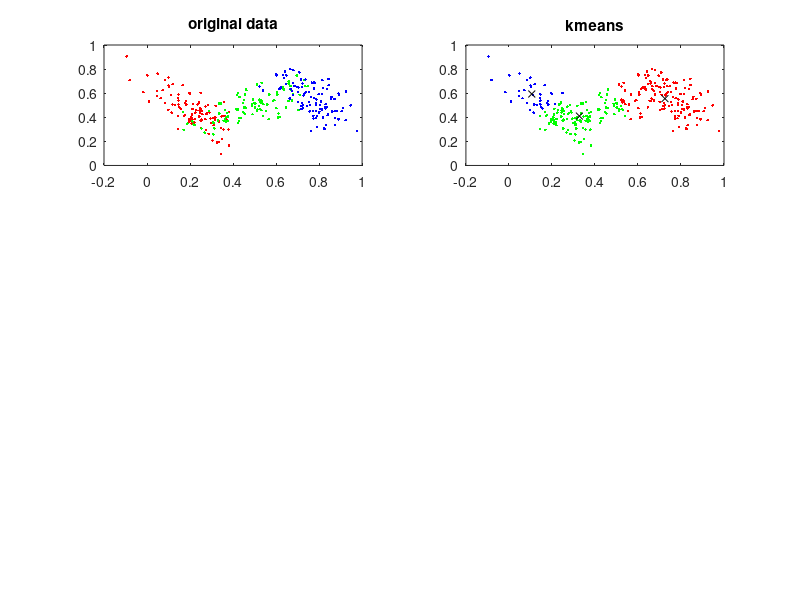

Recreate this plot in MATLAB. (Note: this script raises an error after producing the figure.)
%% 3 mixture of gaussian kmeans and EM comparison
clc
clear
rng(4)
mu1 = [0.22 0.45];
mu2=[0.5 0.5];
mu3=[0.77 0.55];
Sigma2 = [0.018  0.01 ;  0.01 0.011];
Sigma1 = [0.011 -0.01 ; -0.01 0.018];
Sigma3 = Sigma1;
mixmat = [0.5 0.3 0.2]';
r1=mvnrnd(mu1,Sigma1,100);
r2=mvnrnd(mu2,Sigma2,100);
r3=mvnrnd(mu3,Sigma3,100);
figure(1)
subplot(3,2,1)
plot(r1(:,1),r1(:,2),'.r')
hold on
plot(r2(:,1),r2(:,2),'.g')
plot(r3(:,1),r3(:,2),'.b')
title('original data')
x_data=[r1;r2;r3];
y_data=[ones(100,1);2*ones(100,1);3*ones(100,1)];
[y_k_means,C]=kmeans(x_data,3);
subplot(3,2,2)
plot(x_data(y_k_means==1,1),x_data(y_k_means==1,2),'b.')
hold on
plot(C(1,1),C(1,2),'kx','markersize',5)
plot(x_data(y_k_means==2,1),x_data(y_k_means==2,2),'r.')
plot(C(2,1),C(2,2),'kx','markersize',5)
plot(x_data(y_k_means==3,1),x_data(y_k_means==3,2),'g.')
plot(C(3,1),C(3,2),'kx','markersize',5)
title('kmeans')
[~,y_predicted_rnd]=EM(x_data,3,'random',500,10^-5,'MAP');
[~,y_predicted_rnd_data]=EM(x_data,3,'data_random',500,10^-5,'MAP');
[~,y_predicted_k_means]=EM(x_data,3,'k_means',500,10^-5,'MAP');

subplot(3,2,3)
plot(x_data(y_predicted_rnd==1,1),x_data(y_predicted_rnd==1,2),'g.')
hold on
plot(x_data(y_predicted_rnd==2,1),x_data(y_predicted_rnd==2,2),'r.')
plot(x_data(y_predicted_rnd==3,1),x_data(y_predicted_rnd==3,2),'b.')
title('initialize with random value')
subplot(3,2,4)
plot(x_data(y_predicted_rnd_data==1,1),x_data(y_predicted_rnd_data==1,2),'g.')
hold on
plot(x_data(y_predicted_rnd_data==2,1),x_data(y_predicted_rnd_data==2,2),'b.')
plot(x_data(y_predicted_rnd_data==3,1),x_data(y_predicted_rnd_data==3,2),'r.')
title('initialize with random data')
subplot(3,2,5)
plot(x_data(y_predicted_k_means==1,1),x_data(y_predicted_k_means==1,2),'r.')
hold on
plot(x_data(y_predicted_k_means==2,1),x_data(y_predicted_k_means==2,2),'b.')
plot(x_data(y_predicted_k_means==3,1),x_data(y_predicted_k_means==3,2),'g.')
title('initialize with kmeans')

ccr_random=label_clustring_ccr(y_predicted_rnd,3,y_data);
ccr_data_random=label_clustring_ccr(y_predicted_rnd_data,3,y_data);
ccr_k_means=label_clustring_ccr(y_predicted_k_means,3,y_data);
ccr_y_k_means=label_clustring_ccr(y_k_means,3,y_data);
